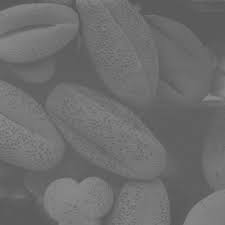
%> input picture Digital Image Processing Using Matlab/Image processing using matlab/lc.jpeg, 225 x 225 px
$ octave histogrameq7.m   (GNU Octave 9; MATLAB toolbox functions it lacks are replaced by stand-ins)
%> lines starting %> are read from the running program, lines starting %| are printed output that depends on the picture
clc;
close all;
clear all;
im1=imread("lc.jpeg");
%> im1 is the input picture: size 225x225x3 uint8; min 82, max 140, mean 109.1
J=histeq(im1);
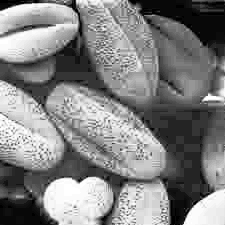
%> J: size 225x225x3 uint8; min 0, max 255, mean 129.2
sgtitle("Histogram Equalisation");
subplot(2,2,1);imshow(im1);title("low contrast image");
subplot(2,2,2);histogram(im1);title("histogram of low contrast image");
subplot(2,2,3);histogram(J);title("histogram equalisation of low contrast image");
subplot(2,2,4);imshow(J);title("Converted image");
%> after `title("Converted image")`:
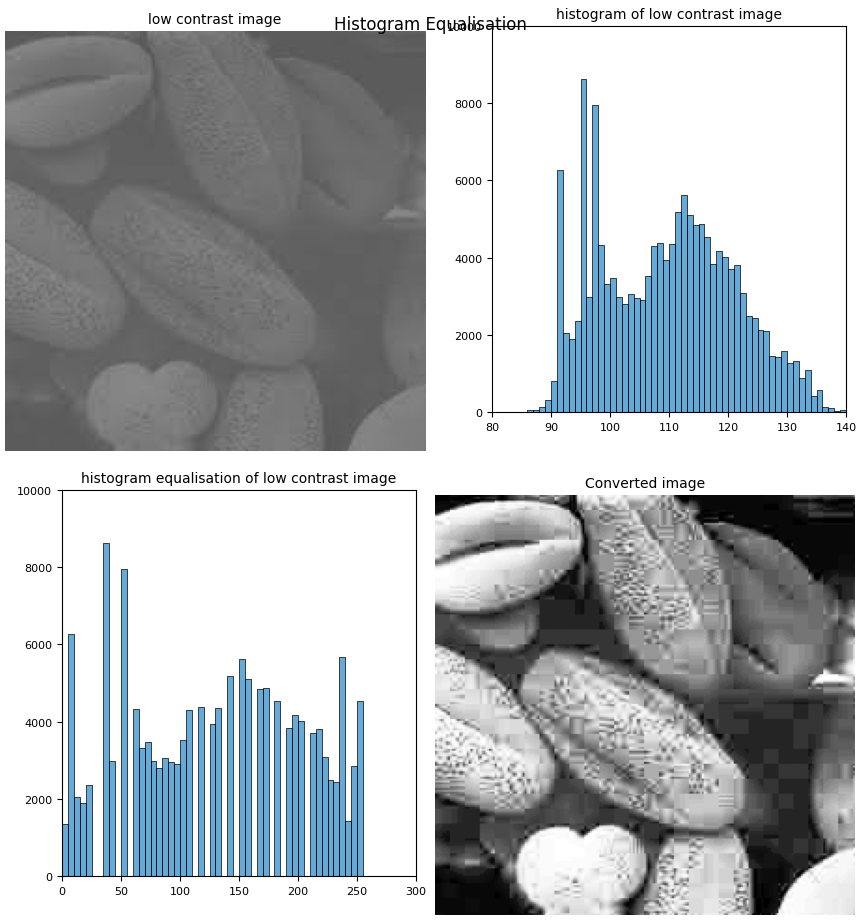
%> figure redrawn from the program's plot data, 4 panels
